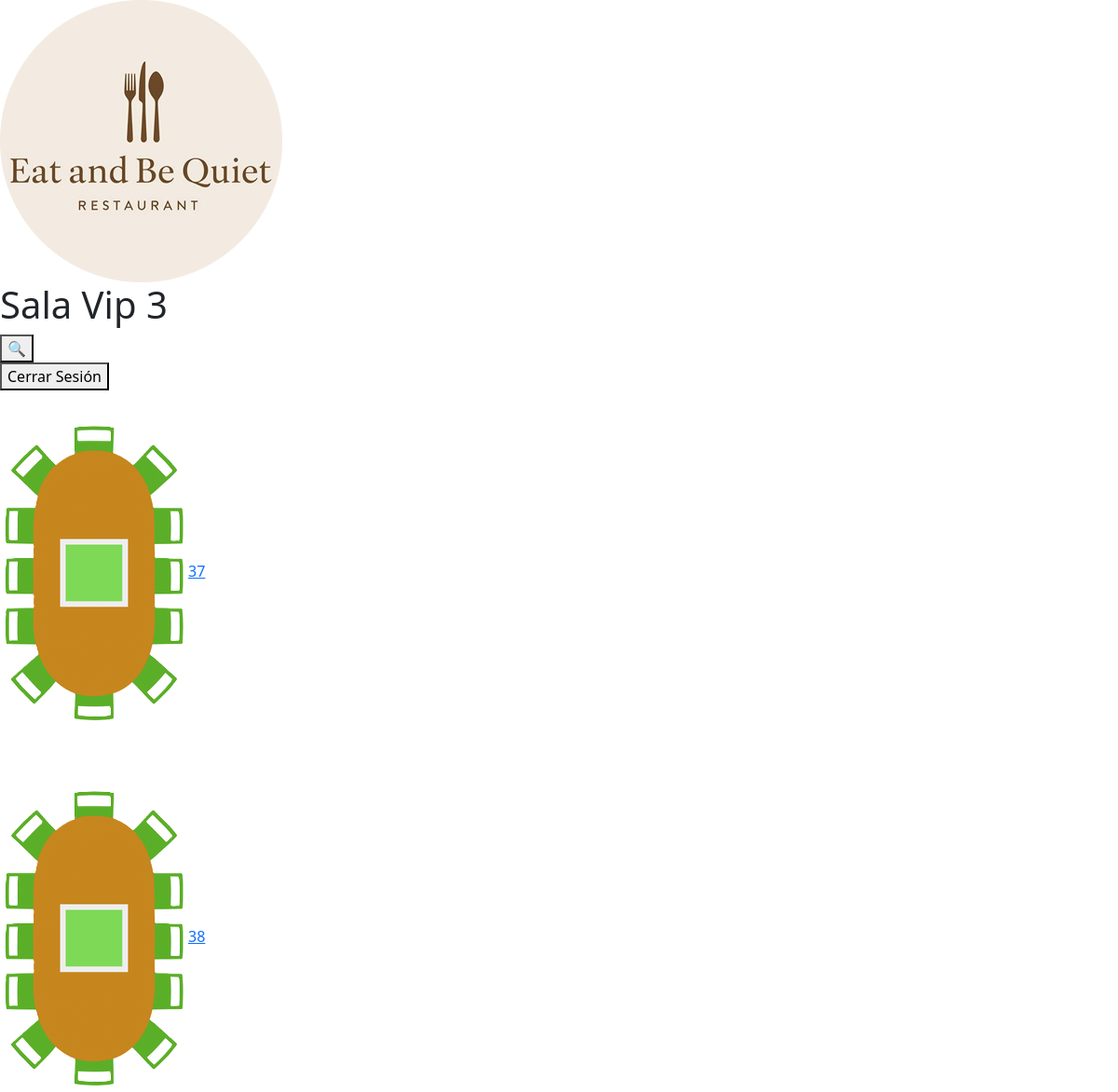
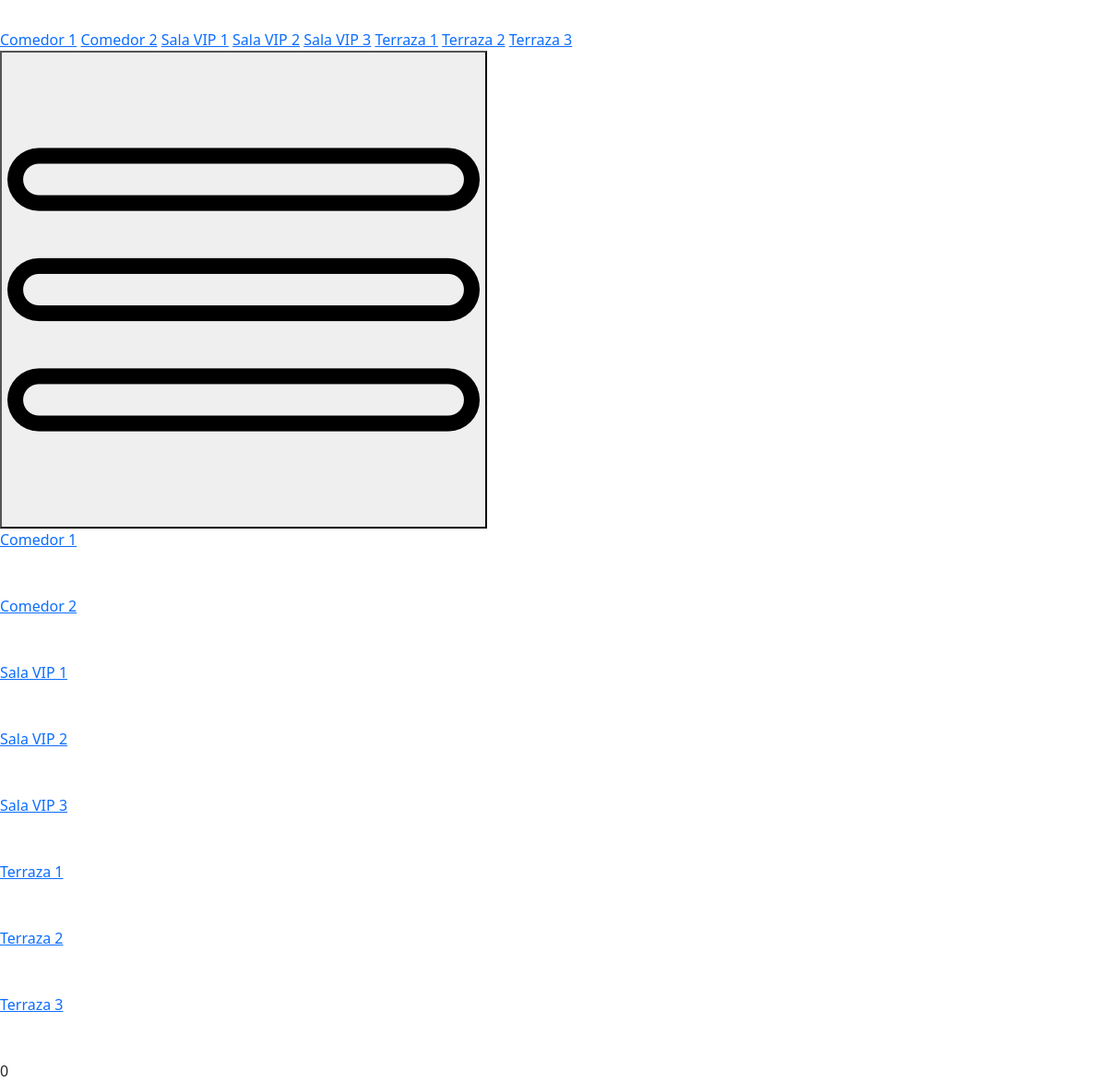
The page /view/sala-vip-3.php (signed in) on the database its author committed (2 pictures, top to bottom).
### tables this page shows
CREATE TABLE IF NOT EXISTS tbl_mesas (
    id_mesa INT AUTO_INCREMENT PRIMARY KEY,
    id_sala INT NOT NULL,
    num_sillas INT NOT NULL,
    estado ENUM('libre','ocupada') DEFAULT 'libre',
    tipo_mesa ENUM('cuadrada','rectangular','redonda','especial') NOT NULL
);

### view/sala-vip-3.php (the view, shortened to what this page needs)
<!DOCTYPE html>
<html lang="en">
<head>
    <link href="https://cdn.jsdelivr.net/npm/bootstrap@5.3.8/dist/css/bootstrap.min.css" rel="stylesheet">
    <link rel="stylesheet/less" type="text/css" href="../estilos/estilos_salas.less" />
</head>
<body class="vip">
    <div class="header">
        <img src="../media/Logo.png" alt="No se ha podido cargar la imagen">
        <h1>Sala Vip 3</h1>
        <div>
            <form action="historial.php" method="get">
                <button type="submit" class="btn-buscar">&#128269;</button>
            </form>
            <form action="./logout.php" method="post">
                <button type="submit" class="btn-cerrar-sesion">Cerrar Sesión</button>
            </form>
        </div>
    </div>
    <div class="content">
        <div class="section-3 vip">
            <?php
                include_once "../conexion/conexion.php";
                try {
                    $sql3 = "SELECT * FROM tbl_mesas WHERE id_sala = 5 AND tipo_mesa = 'especial'";
                    $stmt3 = $conn->query($sql3);
                    $resultados3 = $stmt3->fetchAll(PDO::FETCH_ASSOC);
                    $i = 1;
                    foreach($resultados3 as $mesa){
                        echo '<div class="mesa">';
                        echo '<form action="../index.php" method="POST">';
                        echo '<img src="../media/'. $mesa['tipo_mesa'] . '_' . $mesa['estado'] . '.png" alt="No se ha podido cargar la imagen" class="mesa-svg">';
                        if($mesa['estado'] == "ocupada"){
                            echo '<a class="btn-mesa libre" id="' . $mesa['id_mesa'] . '" name="' . $mesa['id_sala'] . '">' . $mesa['id_mesa'] . '</a>';
                        } else if($mesa['estado'] == "libre"){
                            echo '<a class="btn-mesa ocupada" id="' . $mesa['id_mesa'] . '" name="' . $mesa['id_sala'] . '">' . $mesa['id_mesa'] . '</a>';
                        }
                        echo '</form>';
                        echo '</div>';
                        $i++;
                        if($i > 2){
                            break;
                        }
                    }
                } catch (PDOException $e) {
                    echo "Error: " . $e->getMessage();
                }
                ?>
        </div>
    </div>
    <div class="footer">
        <a href="./sala.php">Comedor 1</a>
        <a href="./sala-2.php">Comedor 2</a>
        <a href="./sala-vip-1.php">Sala VIP 1</a>
        <a href="./sala-vip-2.php">Sala VIP 2</a>
        <a href="./sala-vip-3.php">Sala VIP 3</a>
        <a href="./sala-terraza-1.php">Terraza 1</a>
        <a href="./sala-terraza-2.php">Terraza 2</a>
        <a href="./sala-terraza-3.php">Terraza 3</a>
    </div>
    <div class="footer-2" id="footer-2">
        <button class="btn-desplegable" id="btn-desplegable"><img src="../media/menu.png" alt=""></button>
        <div class="desplegable" id="desplegable">
            <div>
                <a href="./sala.php">Comedor 1</a><br><br><br>
                <a href="./sala-2.php">Comedor 2</a><br><br><br>
                <a href="./sala-vip-1.php">Sala VIP 1</a><br><br><br>
                <a href="./sala-vip-2.php">Sala VIP 2</a><br><br><br>
            </div>
            <div>
                <a href="./sala-vip-3.php">Sala VIP 3</a><br><br><br>
                <a href="./sala-terraza-1.php">Terraza 1</a><br><br><br>
                <a href="./sala-terraza-2.php">Terraza 2</a><br><br><br>
                <a href="./sala-terraza-3.php">Terraza 3</a><br><br><br>
            </div>
        </div>
    </div>
      <div class="contador-ocupadas">
    <?php
        $ocupadas_count = 0;
        echo $ocupadas_count;
    ?>
</div>
</body>
</html>

### rows shown on the page
tbl_mesas: tipo_mesa+estado (picture), id_mesa "37"
tbl_mesas: tipo_mesa+estado (picture), id_mesa "38"

### other values the page prints
$ocupadas_count "0"
